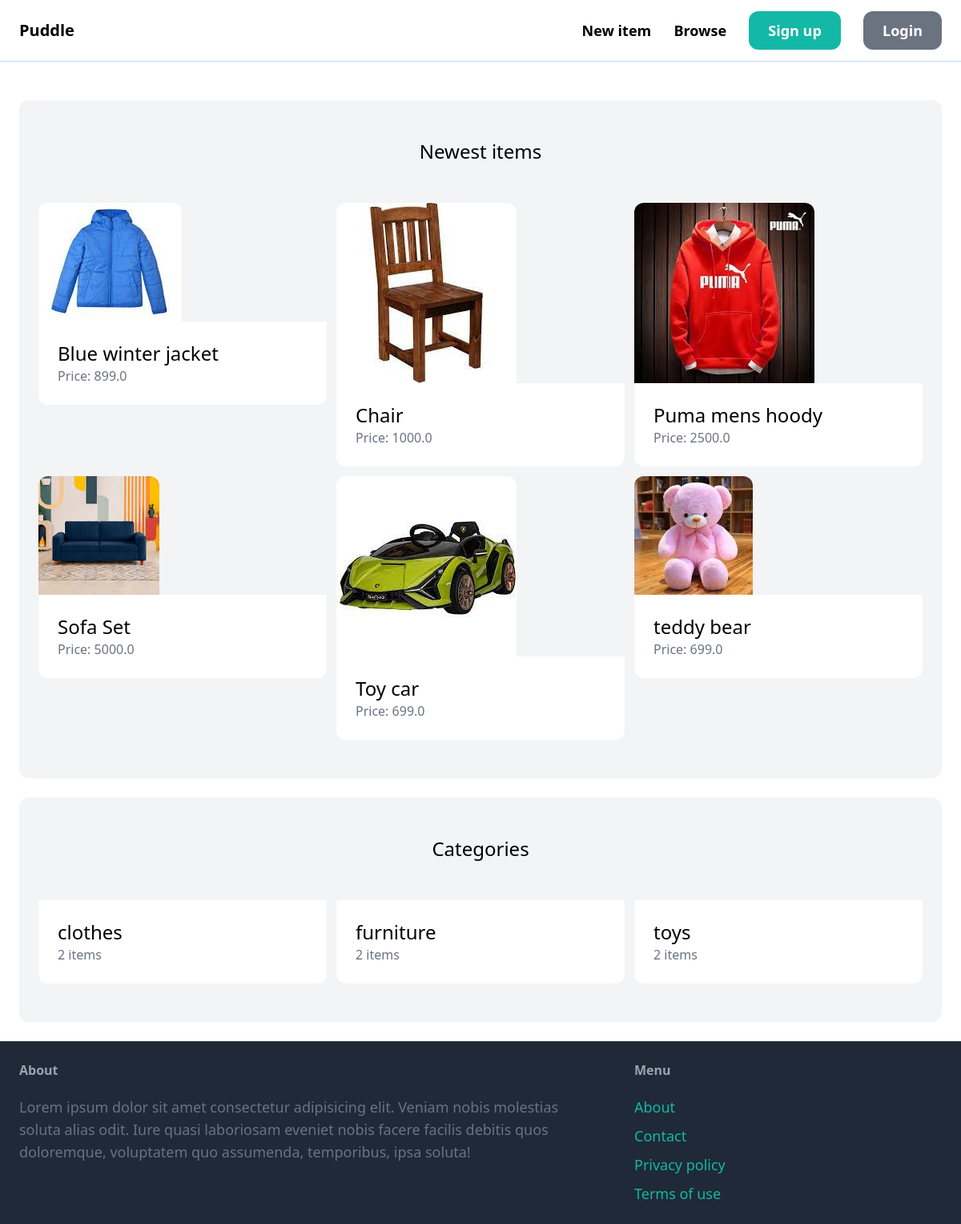
The page / on the database its author committed.
### item/models.py (models this page shows, shortened)
class Item(models.Model):
    category=models.ForeignKey(Category,related_name='items',on_delete=models.CASCADE)
    name=models.CharField(max_length=100)
    description=models.TextField(blank=True,null=True)
    price=models.FloatField()
    is_sold=models.BooleanField(default=False)
    created_by=models.ForeignKey(User,related_name='items',on_delete=models.CASCADE)
    created_at=models.DateTimeField(auto_now_add=True)
    image=models.ImageField(upload_to='item_images',blank=True,null=True)
    class Meta:
        ordering=('name',)

class Category(models.Model):
    name=models.CharField(max_length=100)
    class Meta:
        ordering=('name',)
        verbose_name_plural='Categories'

### core/views.py (the view)
# urls.py: path('',index,name='index'),
def index(request):
    items=Item.objects.filter(is_sold=False)
    categories=Category.objects.all()
    return render(request,'core/index.html',{'categories':categories,'items':items})

### core/templates/core/index.html (shortened to what this page needs)
{% extends 'core/base.html' %}
{% block content %}
<div class="mt-6 px-6 py-12 bg-gray-100 rounded-xl">
    <h2 class="mb-12 text-2xl text-center">Newest items</h2>
    <div class="grid grid-cols-3 gap-3">
        {%for item in items%}
        <div>
            <a href="{% url 'item:detail' item.id %}">
                <div>
                    <img src="{{item.image.url}}" class="rounded-t-xl">
                </div>
                <div class="p-6 bg-white rounded-b-xl">
                    <h2 class="text-2xl">{{item.name}}</h2>
                    <p class="text-gray-500">Price: {{item.price}}</p>
                </div>
            </a>
        </div>
        {% endfor %}
    </div>
</div>
<div class="mt-6 px-6 py-12 bg-gray-100 rounded-xl">
    <h2 class="mb-12 text-2xl text-center">Categories</h2>
    <div class="grid grid-cols-3 gap-3">
        {%for category in categories%}
        <div>
            <a href="#">
                <div class="p-6 bg-white rounded-b-xl">
                    <h2 class="text-2xl">{{category.name}}</h2>
                    <p class="text-gray-500">{{category.items.count}} items</p>
                </div>
            </a>
        </div>
        {% endfor %}
    </div>
</div>
{% endblock %}

### rows shown on the page
Item: image (picture), name "Blue winter jacket", price "899.0"
Item: image (picture), name "Chair", price "1000.0"
Item: image (picture), name "Puma mens hoody", price "2500.0"
Item: image (picture), name "Sofa Set", price "5000.0"
Item: image (picture), name "Toy car", price "699.0"
Item: image (picture), name "teddy bear", price "699.0"
Category: name "clothes", items.count "2"
Category: name "furniture", items.count "2"
Category: name "toys", items.count "2"
